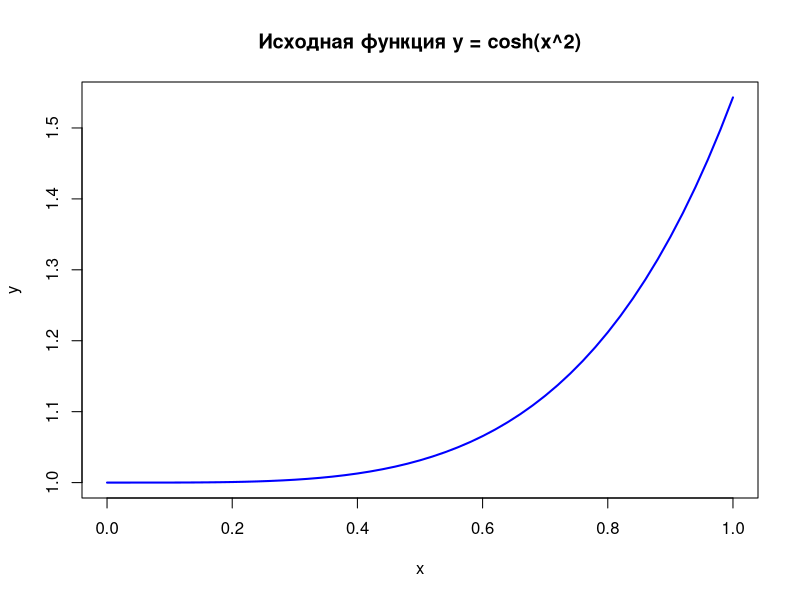
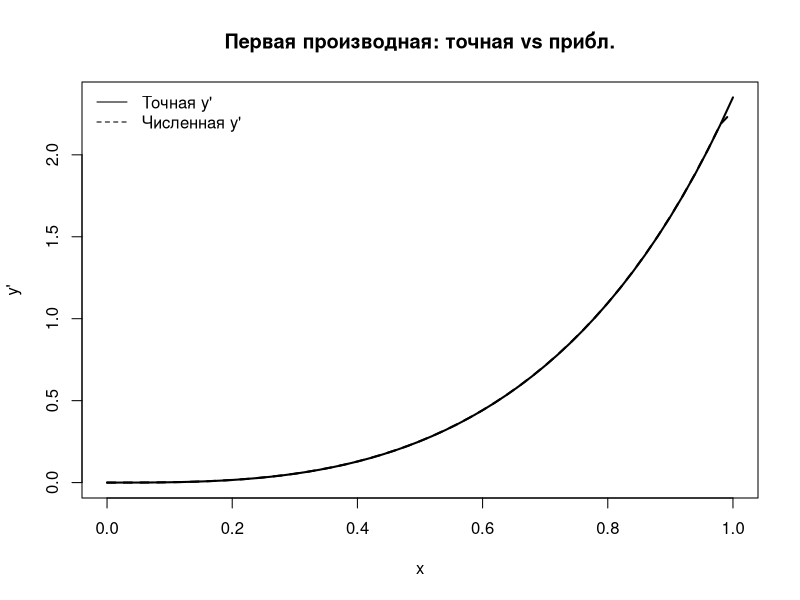
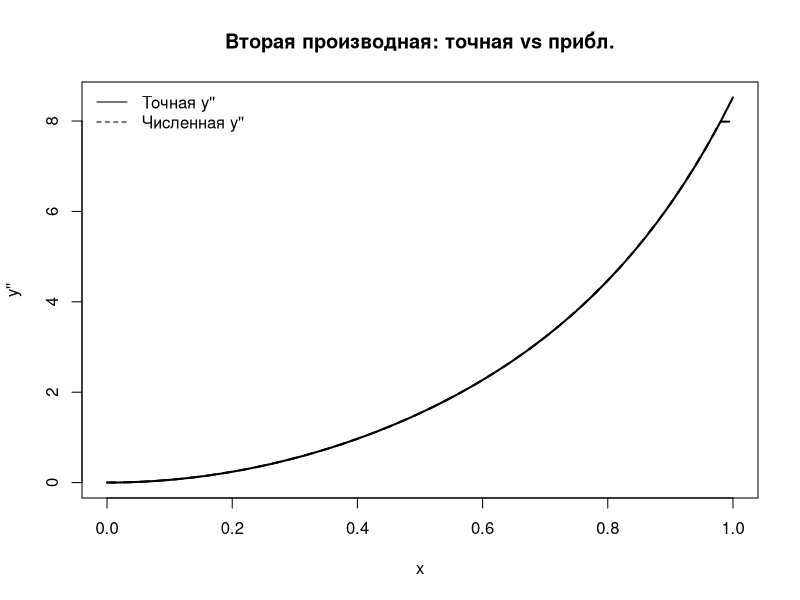
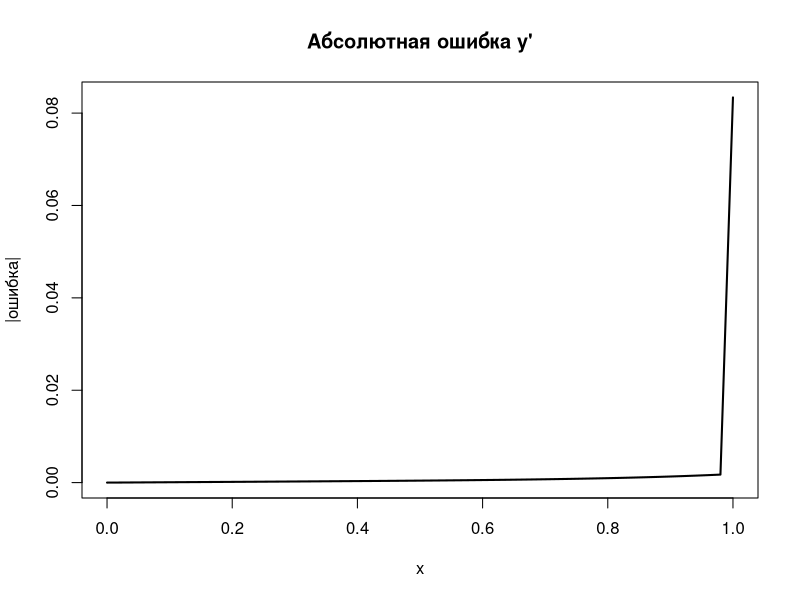

Write the R code that produced these figures, in order.
a <- 0
b <- 1
n <- 50 # число делений (узлов n+1)
h <- (b - a) / n
x <- seq(a, b, by = h)

y_fun <- function(x) { cosh(x^2) }
dy_exact <- function(x) { 2*x*sinh(x^2) } # первая производная y' = x
d2y_exact <- function(x) { 2*sinh(x^2) + 4*x^2*cosh(x^2) } # вторая производная y'' = 1

# значения функции в узлах
y <- y_fun(x)

# 1. Численные производные
#    - Для внутренних узлов используем центральную разность (2-ой порядок)
#    - На границах — односторонние разности (порядок 1 или 2)

# Первая производная: инициализируем вектор
dy_num <- numeric(length(x))

# центральные разности для внутренних узлов j=2..n
for (j in 2:(length(x)-1)) {
  dy_num[j] <- (y[j+1] - y[j-1]) / (2*h)   # центральная разность
}
# Односторонние на концах
dy_num[1] <- (y[2] - y[1]) / h             # прямой вперёд (1-й порядок)
dy_num[length(x)] <- (y[length(x)] - y[length(x)-1]) / h  # назад

# Вторая производная: центральная формула
d2y_num <- numeric(length(x))
for (j in 2:(length(x)-1)) {
  d2y_num[j] <- (y[j+1] - 2*y[j] + y[j-1]) / (h^2)
}
# Границы: используем "экстраполяцию" простым подходом, копируем ближайшие
d2y_num[1] <- d2y_num[2]
d2y_num[length(x)] <- d2y_num[length(x)-1]

# 2. Ошибки относительно аналитического решения
dy_exact_vals <- dy_exact(x)
d2y_exact_vals <- d2y_exact(x)

abs_err_dy <- abs(dy_exact_vals - dy_num)
abs_err_d2y <- abs(d2y_exact_vals - d2y_num)

cat(sprintf("Первая производная: max abs err = %.3e ; RMSE = %.3e\n",
            max(abs_err_dy), sqrt(mean((dy_exact_vals - dy_num)^2))))
cat(sprintf("Вторая производная: max abs err = %.3e ; RMSE = %.3e\n",
            max(abs_err_d2y), sqrt(mean((d2y_exact_vals - d2y_num)^2))))

# 3. Графики
# 3.1 График исходной функции y = cosh(x^2)
plot(x, y, type = "l", lwd = 2, col = "blue",
     main = "Исходная функция y = cosh(x^2)",
     xlab = "x", ylab = "y")

# 3.2 первая производная: точная vs приближённая
plot(x, dy_exact_vals, type = "l", lwd = 2, main = "Первая производная: точная vs прибл.",
     xlab = "x", ylab = "y'")
lines(x, dy_num, lty = 2, lwd = 2)
legend("topleft", legend = c("Точная y'", "Численная y'"), lty = c(1,2), bty = "n")

# 3.3 вторая производная
plot(x, d2y_exact_vals, type = "l", lwd = 2, main = "Вторая производная: точная vs прибл.",
     xlab = "x", ylab = "y''")
lines(x, d2y_num, lty = 2, lwd = 2)
legend("topleft", legend = c("Точная y''", "Численная y''"), lty = c(1,2), bty = "n")

# 3.4 график ошибок первой производной
plot(x, abs_err_dy, type = "l", lwd = 2, main = "Абсолютная ошибка y'",
     xlab = "x", ylab = "|ошибка|")

# 4. таблица значений в узлах (первые 10 строк)
res_df <- data.frame(x = x, y = y, y_prime_exact = dy_exact_vals, y_prime_num = dy_num,
                     abs_err_dy = abs_err_dy, y_d2_exact = d2y_exact_vals, y_d2_num = d2y_num,
                     abs_err_d2y = abs_err_d2y)
print(head(res_df, 10))
#write.csv(res_df, "lab5_diff_results.csv", row.names = FALSE)